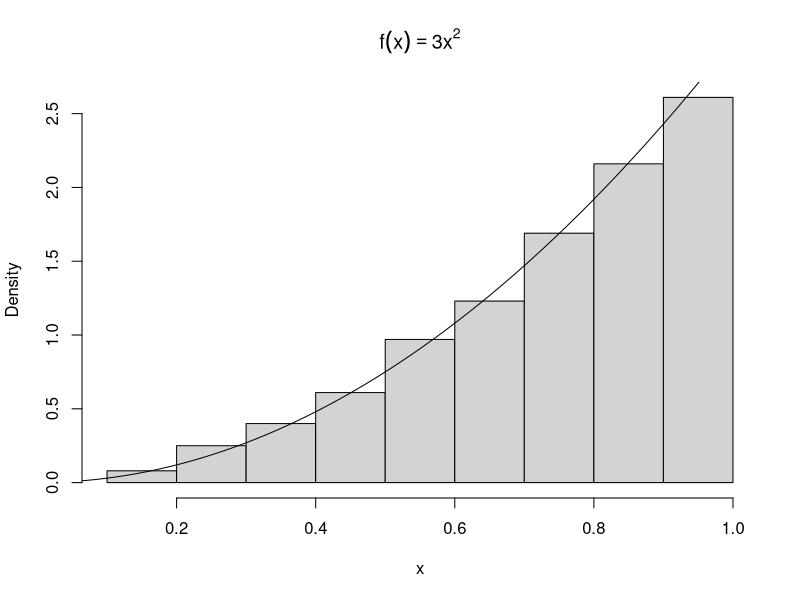

Here is the R script that generated this plot:
## ---- chunk 1



## ---- chunk 2
n <- 1000
u <- runif(n)
x <- u^(1/3)
hist(x, prob=TRUE, main=expression(f(x) == 3*x^2))


y <- seq(0, 1, .01)
lines(y, 3*y^2)
